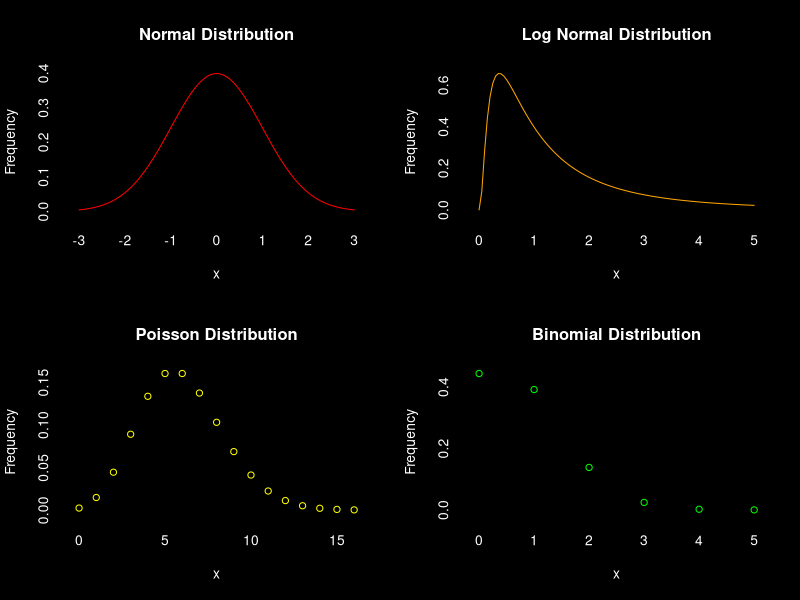

The R script that drew this image:
#This was my first script produced with Professor Wood, to try to better comprehend various distributions. In this script, a normal, log normal, poisson, and binomial distribution were produced. 

#par
par(mfrow=c(2,2), font=4, bg="black", 
    col.axis="white", col.lab="white",col.main="white",col.sub="white", font=3)
curve(dnorm(x,0,1),xlim=c(-3,3), 
      main="Normal Distribution", xlab="x", ylab="Frequency",col="red")
curve(dlnorm(x,meanlog=0,sdlog=1), xlim=c(0,5),
      main="Log Normal Distribution", xlab="x", ylab="Frequency",col="orange")
plot(y=dpois(0:16,lambda=6),x=0:16,type="p",
     main="Poisson Distribution", xlab="x", ylab="Frequency",col="yellow")
plot(y=dbinom(0:5,size=5,prob=0.15),x=0:5,
     main="Binomial Distribution", xlab="x", ylab="Frequency",col="green")

#split.screen
# split.screen(curve(dnorm(x,0,1),xlim=c(-3,3)))
# curve(dlnorm(x,meanlog=0,sdlog=1), xlim=c(0,5)))
# curve(dpois(x,lambda=6),xlim=c(0,15),n=16, add=TRUE)
# curve(dbinom(x,size=5,prob=0.65),xlim=c(0,),n=16, add=TRUE)
# screen, erase = TRUE))
